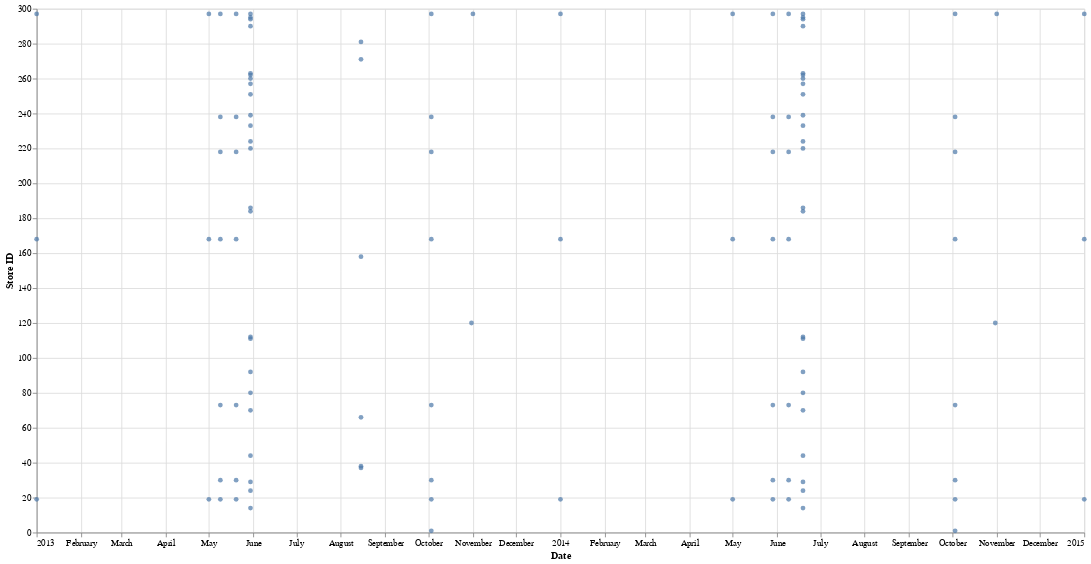

The code cell stored with this chart in its notebook:
### Code cell
alt.Chart(df_train_temp).mark_circle().encode(
    x='Date:T',
    y="Store ID:Q",
    tooltip=['Store ID', 'Date', 'DayOfWeek', 'StateHoliday']

).properties(
    width=1200,
    height=600
)

### Figure 1 — Vega specification as saved in the notebook (floating-point values rounded to 4 significant figures)
{"$schema": "https://vega.github.io/schema/vega/v5.json", "data": [{"name": "source_0", "values": [{"Date": "2014-10-03T00:00:00.000", "DayOfWeek": 5, "StateHoliday": "a", "Store ID": 1}, {"Date": "2013-10-03T00:00:00.000", "DayOfWeek": 4, "StateHoliday": "a", "Store ID": 1}, {"Date": "2014-06-19T00:00:00.000", "DayOfWeek": 4, "StateHoliday": "a", "Store ID": 14}, {"Date": "2013-05-30T00:00:00.000", "DayOfWeek": 4, "StateHoliday": "a", "Store ID": 14}, {"Date": "2015-01-01T00:00:00.000", "DayOfWeek": 4, "StateHoliday": "a", "Store ID": 19}, {"Date": "2014-10-03T00:00:00.000", "DayOfWeek": 5, "StateHoliday": "a", "Store ID": 19}, {"Date": "2014-06-09T00:00:00.000", "DayOfWeek": 1, "StateHoliday": "a", "Store ID": 19}, {"Date": "2014-05-29T00:00:00.000", "DayOfWeek": 4, "StateHoliday": "a", "Store ID": 19}, {"Date": "2014-05-01T00:00:00.000", "DayOfWeek": 4, "StateHoliday": "a", "Store ID": 19}, {"Date": "2014-01-01T00:00:00.000", "DayOfWeek": 3, "StateHoliday": "a", "Store ID": 19}, {"Date": "2013-10-03T00:00:00.000", "DayOfWeek": 4, "StateHoliday": "a", "Store ID": 19}, {"Date": "2013-05-20T00:00:00.000", "DayOfWeek": 1, "StateHoliday": "a", "Store ID": 19}, {"Date": "2013-05-09T00:00:00.000", "DayOfWeek": 4, "StateHoliday": "a", "Store ID": 19}, {"Date": "2013-05-01T00:00:00.000", "DayOfWeek": 3, "StateHoliday": "a", "Store ID": 19}, {"Date": "2013-01-01T00:00:00.000", "DayOfWeek": 2, "StateHoliday": "a", "Store ID": 19}, {"Date": "2014-06-19T00:00:00.000", "DayOfWeek": 4, "StateHoliday": "a", "Store ID": 24}, {"Date": "2013-05-30T00:00:00.000", "DayOfWeek": 4, "StateHoliday": "a", "Store ID": 24}, {"Date": "2014-06-19T00:00:00.000", "DayOfWeek": 4, "StateHoliday": "a", "Store ID": 29}, {"Date": "2013-05-30T00:00:00.000", "DayOfWeek": 4, "StateHoliday": "a", "Store ID": 29}, {"Date": "2014-10-03T00:00:00.000", "DayOfWeek": 5, "StateHoliday": "a", "Store ID": 30}, {"Date": "2014-06-09T00:00:00.000", "DayOfWeek": 1, "StateHoliday": "a", "Store ID": 30}, {"Date": "2014-05-29T00:00:00.000", "DayOfWeek": 4, "StateHoliday": "a", "Store ID": 30}, {"Date": "2013-10-03T00:00:00.000", "DayOfWeek": 4, "StateHoliday": "a", "Store ID": 30}, {"Date": "2013-05-20T00:00:00.000", "DayOfWeek": 1, "StateHoliday": "a", "Store ID": 30}, {"Date": "2013-05-09T00:00:00.000", "DayOfWeek": 4, "StateHoliday": "a", "Store ID": 30}, {"Date": "2013-08-15T00:00:00.000", "DayOfWeek": 4, "StateHoliday": "a", "Store ID": 37}, {"Date": "2013-08-15T00:00:00.000", "DayOfWeek": 4, "StateHoliday": "a", "Store ID": 38}, {"Date": "2014-06-19T00:00:00.000", "DayOfWeek": 4, "StateHoliday": "a", "Store ID": 44}, {"Date": "2013-05-30T00:00:00.000", "DayOfWeek": 4, "StateHoliday": "a", "Store ID": 44}, {"Date": "2013-08-15T00:00:00.000", "DayOfWeek": 4, "StateHoliday": "a", "Store ID": 66}, {"Date": "2014-06-19T00:00:00.000", "DayOfWeek": 4, "StateHoliday": "a", "Store ID": 70}, {"Date": "2013-05-30T00:00:00.000", "DayOfWeek": 4, "StateHoliday": "a", "Store ID": 70}, {"Date": "2014-10-03T00:00:00.000", "DayOfWeek": 5, "StateHoliday": "a", "Store ID": 73}, {"Date": "2014-06-09T00:00:00.000", "DayOfWeek": 1, "StateHoliday": "a", "Store ID": 73}, {"Date": "2014-05-29T00:00:00.000", "DayOfWeek": 4, "StateHoliday": "a", "Store ID": 73}, {"Date": "2013-10-03T00:00:00.000", "DayOfWeek": 4, "StateHoliday": "a", "Store ID": 73}, {"Date": "2013-05-20T00:00:00.000", "DayOfWeek": 1, "StateHoliday": "a", "Store ID": 73}, {"Date": "2013-05-09T00:00:00.000", "DayOfWeek": 4, "StateHoliday": "a", "Store ID": 73}, {"Date": "2014-06-19T00:00:00.000", "DayOfWeek": 4, "StateHoliday": "a", "Store ID": 80}, {"Date": "2013-05-30T00:00:00.000", "DayOfWeek": 4, "StateHoliday": "a", "Store ID": 80}, {"Date": "2014-06-19T00:00:00.000", "DayOfWeek": 4, "StateHoliday": "a", "Store ID": 92}, {"Date": "2013-05-30T00:00:00.000", "DayOfWeek": 4, "StateHoliday": "a", "Store ID": 92}, {"Date": "2014-06-19T00:00:00.000", "DayOfWeek": 4, "StateHoliday": "a", "Store ID": 111}, {"Date": "2013-05-30T00:00:00.000", "DayOfWeek": 4, "StateHoliday": "a", "Store ID": 111}, {"Date": "2014-06-19T00:00:00.000", "DayOfWeek": 4, "StateHoliday": "a", "Store ID": 112}, {"Date": "2013-05-30T00:00:00.000", "DayOfWeek": 4, "StateHoliday": "a", "Store ID": 112}, {"Date": "2014-10-31T00:00:00.000", "DayOfWeek": 5, "StateHoliday": "a", "Store ID": 120}, {"Date": "2013-10-31T00:00:00.000", "DayOfWeek": 4, "StateHoliday": "a", "Store ID": 120}, {"Date": "2013-08-15T00:00:00.000", "DayOfWeek": 4, "StateHoliday": "a", "Store ID": 158}, {"Date": "2015-01-01T00:00:00.000", "DayOfWeek": 4, "StateHoliday": "a", "Store ID": 168}, {"Date": "2014-10-03T00:00:00.000", "DayOfWeek": 5, "StateHoliday": "a", "Store ID": 168}, {"Date": "2014-06-09T00:00:00.000", "DayOfWeek": 1, "StateHoliday": "a", "Store ID": 168}, {"Date": "2014-05-29T00:00:00.000", "DayOfWeek": 4, "StateHoliday": "a", "Store ID": 168}, {"Date": "2014-05-01T00:00:00.000", "DayOfWeek": 4, "StateHoliday": "a", "Store ID": 168}, {"Date": "2014-01-01T00:00:00.000", "DayOfWeek": 3, "StateHoliday": "a", "Store ID": 168}, {"Date": "2013-10-03T00:00:00.000", "DayOfWeek": 4, "StateHoliday": "a", "Store ID": 168}, {"Date": "2013-05-20T00:00:00.000", "DayOfWeek": 1, "StateHoliday": "a", "Store ID": 168}, {"Date": "2013-05-09T00:00:00.000", "DayOfWeek": 4, "StateHoliday": "a", "Store ID": 168}, {"Date": "2013-05-01T00:00:00.000", "DayOfWeek": 3, "StateHoliday": "a", "Store ID": 168}, {"Date": "2013-01-01T00:00:00.000", "DayOfWeek": 2, "StateHoliday": "a", "Store ID": 168}, {"Date": "2014-06-19T00:00:00.000", "DayOfWeek": 4, "StateHoliday": "a", "Store ID": 184}, {"Date": "2013-05-30T00:00:00.000", "DayOfWeek": 4, "StateHoliday": "a", "Store ID": 184}, {"Date": "2014-06-19T00:00:00.000", "DayOfWeek": 4, "StateHoliday": "a", "Store ID": 186}, {"Date": "2013-05-30T00:00:00.000", "DayOfWeek": 4, "StateHoliday": "a", "Store ID": 186}, {"Date": "2014-10-03T00:00:00.000", "DayOfWeek": 5, "StateHoliday": "a", "Store ID": 218}, {"Date": "2014-06-09T00:00:00.000", "DayOfWeek": 1, "StateHoliday": "a", "Store ID": 218}, {"Date": "2014-05-29T00:00:00.000", "DayOfWeek": 4, "StateHoliday": "a", "Store ID": 218}, {"Date": "2013-10-03T00:00:00.000", "DayOfWeek": 4, "StateHoliday": "a", "Store ID": 218}, {"Date": "2013-05-20T00:00:00.000", "DayOfWeek": 1, "StateHoliday": "a", "Store ID": 218}, {"Date": "2013-05-09T00:00:00.000", "DayOfWeek": 4, "StateHoliday": "a", "Store ID": 218}, {"Date": "2014-06-19T00:00:00.000", "DayOfWeek": 4, "StateHoliday": "a", "Store ID": 220}, {"Date": "2013-05-30T00:00:00.000", "DayOfWeek": 4, "StateHoliday": "a", "Store ID": 220}, {"Date": "2014-06-19T00:00:00.000", "DayOfWeek": 4, "StateHoliday": "a", "Store ID": 224}, {"Date": "2013-05-30T00:00:00.000", "DayOfWeek": 4, "StateHoliday": "a", "Store ID": 224}, {"Date": "2014-06-19T00:00:00.000", "DayOfWeek": 4, "StateHoliday": "a", "Store ID": 233}, {"Date": "2013-05-30T00:00:00.000", "DayOfWeek": 4, "StateHoliday": "a", "Store ID": 233}, {"Date": "2014-10-03T00:00:00.000", "DayOfWeek": 5, "StateHoliday": "a", "Store ID": 238}, {"Date": "2014-06-09T00:00:00.000", "DayOfWeek": 1, "StateHoliday": "a", "Store ID": 238}, {"Date": "2014-05-29T00:00:00.000", "DayOfWeek": 4, "StateHoliday": "a", "Store ID": 238}, {"Date": "2013-10-03T00:00:00.000", "DayOfWeek": 4, "StateHoliday": "a", "Store ID": 238}, {"Date": "2013-05-20T00:00:00.000", "DayOfWeek": 1, "StateHoliday": "a", "Store ID": 238}, {"Date": "2013-05-09T00:00:00.000", "DayOfWeek": 4, "StateHoliday": "a", "Store ID": 238}, {"Date": "2014-06-19T00:00:00.000", "DayOfWeek": 4, "StateHoliday": "a", "Store ID": 239}, {"Date": "2013-05-30T00:00:00.000", "DayOfWeek": 4, "StateHoliday": "a", "Store ID": 239}, {"Date": "2014-06-19T00:00:00.000", "DayOfWeek": 4, "StateHoliday": "a", "Store ID": 251}, {"Date": "2013-05-30T00:00:00.000", "DayOfWeek": 4, "StateHoliday": "a", "Store ID": 251}, {"Date": "2014-06-19T00:00:00.000", "DayOfWeek": 4, "StateHoliday": "a", "Store ID": 257}, {"Date": "2013-05-30T00:00:00.000", "DayOfWeek": 4, "StateHoliday": "a", "Store ID": 257}, {"Date": "2014-06-19T00:00:00.000", "DayOfWeek": 4, "StateHoliday": "a", "Store ID": 260}, {"Date": "2013-05-30T00:00:00.000", "DayOfWeek": 4, "StateHoliday": "a", "Store ID": 260}, {"Date": "2014-06-19T00:00:00.000", "DayOfWeek": 4, "StateHoliday": "a", "Store ID": 262}, {"Date": "2013-05-30T00:00:00.000", "DayOfWeek": 4, "StateHoliday": "a", "Store ID": 262}, {"Date": "2014-06-19T00:00:00.000", "DayOfWeek": 4, "StateHoliday": "a", "Store ID": 263}, {"Date": "2013-05-30T00:00:00.000", "DayOfWeek": 4, "StateHoliday": "a", "Store ID": 263}, {"Date": "2013-08-15T00:00:00.000", "DayOfWeek": 4, "StateHoliday": "a", "Store ID": 271}, {"Date": "2013-08-15T00:00:00.000", "DayOfWeek": 4, "StateHoliday": "a", "Store ID": 281}, {"Date": "2014-06-19T00:00:00.000", "DayOfWeek": 4, "StateHoliday": "a", "Store ID": 290}, {"Date": "2013-05-30T00:00:00.000", "DayOfWeek": 4, "StateHoliday": "a", "Store ID": 290}, {"Date": "2014-06-19T00:00:00.000", "DayOfWeek": 4, "StateHoliday": "a", "Store ID": 294}, {"Date": "2013-05-30T00:00:00.000", "DayOfWeek": 4, "StateHoliday": "a", "Store ID": 294}, {"Date": "2014-06-19T00:00:00.000", "DayOfWeek": 4, "StateHoliday": "a", "Store ID": 295}, {"Date": "2013-05-30T00:00:00.000", "DayOfWeek": 4, "StateHoliday": "a", "Store ID": 295}, {"Date": "2015-01-01T00:00:00.000", "DayOfWeek": 4, "StateHoliday": "a", "Store ID": 297}, {"Date": "2014-11-01T00:00:00.000", "DayOfWeek": 6, "StateHoliday": "a", "Store ID": 297}, {"Date": "2014-10-03T00:00:00.000", "DayOfWeek": 5, "StateHoliday": "a", "Store ID": 297}, {"Date": "2014-06-19T00:00:00.000", "DayOfWeek": 4, "StateHoliday": "a", "Store ID": 297}, {"Date": "2014-06-09T00:00:00.000", "DayOfWeek": 1, "StateHoliday": "a", "Store ID": 297}, {"Date": "2014-05-29T00:00:00.000", "DayOfWeek": 4, "StateHoliday": "a", "Store ID": 297}, {"Date": "2014-05-01T00:00:00.000", "DayOfWeek": 4, "StateHoliday": "a", "Store ID": 297}, {"Date": "2014-01-01T00:00:00.000", "DayOfWeek": 3, "StateHoliday": "a", "Store ID": 297}, {"Date": "2013-11-01T00:00:00.000", "DayOfWeek": 5, "StateHoliday": "a", "Store ID": 297}, {"Date": "2013-10-03T00:00:00.000", "DayOfWeek": 4, "StateHoliday": "a", "Store ID": 297}, {"Date": "2013-05-30T00:00:00.000", "DayOfWeek": 4, "StateHoliday": "a", "Store ID": 297}, {"Date": "2013-05-20T00:00:00.000", "DayOfWeek": 1, "StateHoliday": "a", "Store ID": 297}, {"Date": "2013-05-09T00:00:00.000", "DayOfWeek": 4, "StateHoliday": "a", "Store ID": 297}, {"Date": "2013-05-01T00:00:00.000", "DayOfWeek": 3, "StateHoliday": "a", "Store ID": 297}, {"Date": "2013-01-01T00:00:00.000", "DayOfWeek": 2, "StateHoliday": "a", "Store ID": 297}], "transform": [{"type": "formula", "expr": "toDate(datum['Date'])", "as": "Date"}]}, {"name": "source_0_y_domain_Store ID", "values": [{"min": 1, "max": 297}]}], "marks": [{"type": "symbol", "name": "marks", "from": {"data": "source_0"}, "encode": {"update": {"tooltip": {"signal": "{\"Store ID\": format(datum[\"Store ID\"], \"\"), \"Date\": timeFormat(datum[\"Date\"], '%b %d, %Y'), \"DayOfWeek\": format(datum[\"DayOfWeek\"], \"\"), \"StateHoliday\": isValid(datum[\"StateHoliday\"]) ? datum[\"StateHoliday\"] : \"\"+datum[\"StateHoliday\"]}"}, "x": {"field": "Date", "scale": "x"}, "ariaRoleDescription": {"value": "circle"}, "fill": {"value": "#4c78a8"}, "opacity": {"value": 0.7}, "y": {"field": "Store ID", "scale": "y"}, "description": {"signal": "\"Date: \" + (timeFormat(datum[\"Date\"], '%b %d, %Y')) + \"; Store ID: \" + (format(datum[\"Store ID\"], \"\")) + \"; DayOfWeek: \" + (format(datum[\"DayOfWeek\"], \"\")) + \"; StateHoliday: \" + (isValid(datum[\"StateHoliday\"]) ? datum[\"StateHoliday\"] : \"\"+datum[\"StateHoliday\"])"}, "shape": {"value": "circle"}}}, "style": ["circle"]}], "scales": [{"name": "x", "type": "time", "domain": {"data": "source_0", "field": "Date"}, "range": [0, {"signal": "width"}]}, {"name": "y", "type": "linear", "domain": [{"signal": "(data(\"source_0_y_domain_Store ID\")[0] || {}).min"}, {"signal": "(data(\"source_0_y_domain_Store ID\")[0] || {}).max"}], "range": [{"signal": "height"}, 0], "nice": true, "zero": true}], "axes": [{"scale": "x", "gridScale": "y", "labels": false, "maxExtent": 0, "orient": "bottom", "domain": false, "ticks": false, "aria": false, "zindex": 0, "grid": true, "tickCount": {"signal": "ceil(width/40)"}, "minExtent": 0}, {"scale": "y", "orient": "left", "tickCount": {"signal": "ceil(height/40)"}, "minExtent": 0, "ticks": false, "labels": false, "gridScale": "x", "grid": true, "maxExtent": 0, "aria": false, "domain": false, "zindex": 0}, {"scale": "x", "zindex": 0, "title": "Date", "grid": false, "labelFlush": true, "labelOverlap": true, "tickCount": {"signal": "ceil(width/40)"}, "orient": "bottom"}, {"scale": "y", "orient": "left", "title": "Store ID", "grid": false, "labelOverlap": true, "tickCount": {"signal": "ceil(height/40)"}, "zindex": 0}], "padding": 5, "height": 600, "width": 1200, "style": "cell", "background": "white"}
